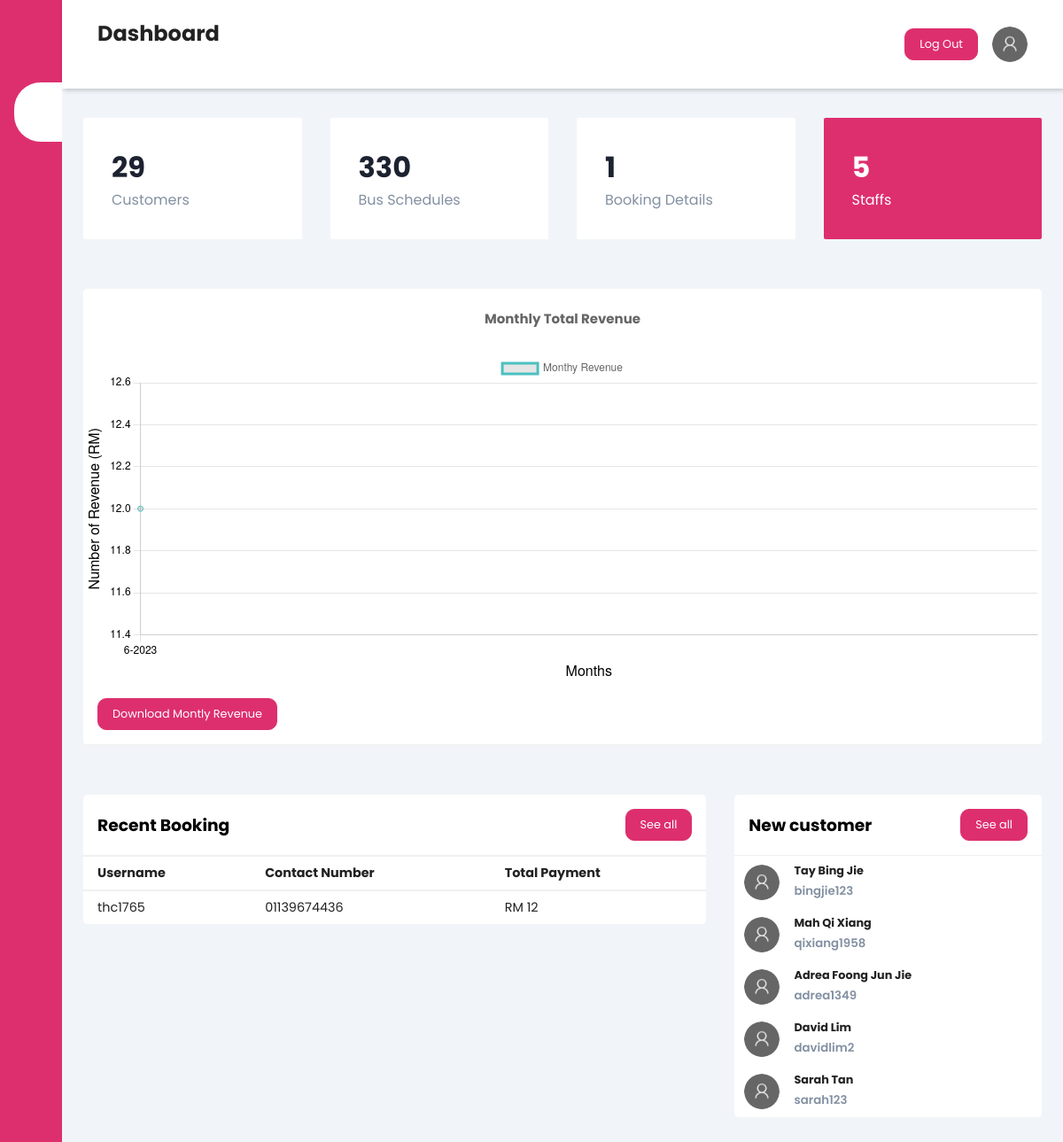
Screenshot of /admin/dashboard.php with the database file from the repository.
### tables this page shows
CREATE TABLE `payment` (
  `payment_id` int(11) NOT NULL,
  `name_on_seat` varchar(100) NOT NULL,
  `bus_seat_no` varchar(100) NOT NULL,
  `total_pay` float NOT NULL,
  `name_on_card` varchar(100) NOT NULL,
  `payment_method` varchar(100) NOT NULL,
  `card_number` varchar(100) NOT NULL,
  `expiration_date` varchar(100) NOT NULL,
  `cvv` varchar(100) NOT NULL,
  `contact_no` varchar(100) NOT NULL,
  `email_address` varchar(100) NOT NULL,
  `booking_no` varchar(100) NOT NULL,
  `payment_date` datetime NOT NULL,
  `return_status` int(1) NOT NULL COMMENT '1 = return, 0 = departure',
  `user_id` int(11) NOT NULL,
  `bus_schedule_id` int(11) NOT NULL
);

CREATE TABLE `user` (
  `user_id` int(11) NOT NULL,
  `user_fullname` varchar(100) NOT NULL,
  `user_contact_no` varchar(100) NOT NULL,
  `user_email_address` varchar(100) NOT NULL,
  `username` varchar(100) NOT NULL,
  `user_password` varchar(100) NOT NULL,
  `user_pic` varchar(100) NOT NULL
);

### admin/dashboard.php (the view, shortened to what this page needs)
<!DOCTYPE html>
<html lang="en">
<head>
    <link rel="stylesheet" href="https://maxst.icons8.com/vue-static/landings/line-awesome/line-awesome/1.3.0/css/line-awesome.min.css">
    <link rel="stylesheet" href="css/Default style.css?v=1">
    <link rel="stylesheet" href="css/style 2.css?v=1">
    <link rel="stylesheet" href="css/style 3.css?v=1">
</head>
<?php require_once $_SERVER['DOCUMENT_ROOT'] . '/FYP/dbconnect.php'; ?>
<?php
    $get_cus = "SELECT user_id, user_fullname, username, user_email_address FROM user";
    $run_cus = mysqli_query($conn,$get_cus);
    $cus_num = mysqli_num_rows($run_cus);
    $get_last_cus = "SELECT user_id, user_fullname, username, user_email_address, user_contact_no, user_pic FROM user ORDER BY user_id DESC LIMIT 5";
    $run_last_cus = mysqli_query($conn,$get_last_cus);
    $get_schedule = "SELECT * FROM bus_schedule";
    $run_schedule = mysqli_query($conn,$get_schedule);
    $schedule_num = mysqli_num_rows($run_schedule);
    $get_booking = "SELECT * FROM payment";
    $run_booking = mysqli_query($conn,$get_booking);
    $booking_num = mysqli_num_rows($run_booking);
    $get_last_booking = "SELECT * FROM payment ORDER BY payment_id DESC LIMIT 5";
    $run_last_booking = mysqli_query($conn,$get_last_booking);
    $get_admin = "SELECT admin_id, admin_fullname, admin_username, admin_level FROM admin";
    $run_admin = mysqli_query($conn,$get_admin);
    $staff_num = mysqli_num_rows($run_admin);
    $query_graph = "SELECT YEAR(payment_date) AS payment_year, MONTH(payment_date) AS payment_month, SUM(total_pay) AS total_payment
    FROM payment
    GROUP BY payment_year, payment_month
    ORDER BY payment_year, payment_month ASC";
    $result_graph = $conn->query($query_graph);
    while ($row_graph = $result_graph->fetch_assoc()) {
        $month = $row_graph['payment_month'];
        $year = $row_graph['payment_year'];
        $totalPayment = $row_graph['total_payment'];
        $monthYear = $month . '-' . $year;
        $month_graph[] = $monthYear;
        $total_graph[] = $totalPayment;
    }
?>
<body>
    <?php include('sidebar.php') ?>
        <main>
            <div class="cards">
                <div class="card-single">
                    <div>
                        <a href="customer.php">
                            <h1><?php echo $cus_num ?></h1>
                            <span>Customers</span>
                        </a>
                    </div>
                </div>
                <div class="card-single">
                    <div>
                        <a href="bus schedule.php">
                            <h1><?php echo $schedule_num ?></h1>
                            <span>Bus Schedules</span>
                        </a>
                    </div>
                </div>
                <div class="card-single">
                    <div>
                        <a href="booking detail.php">
                            <h1><?php echo $booking_num ?></h1>
                            <span>Booking Details</span>
                        </a>
                    </div>
                </div>
                <div class="card-single">
                    <div>
                        <a href="../admin/staff.php">
                            <h1><?php echo $staff_num ?></h1>
                            <span>Staffs</span>
                        </a>
                    </div>
                </div>
            </div>
            <div class="card">
                <div class="grid-graph">
                    <canvas id="myChart" style="height: 430px;"></canvas>
                </div>
                <div class="card-header">
                    <a href="print montly.php"><button >Download Montly Revenue</button></a>
                </div>
            </div>
            <div class="recent-grid">
                <div class="projects">
                    <div class="card">
                        <div class="card-header">
                            <h3>Recent Booking</h3>
                            <a href="booking detail.php"><button>See all <span class="las la-arrow-right"></span>
                            </button></a>
                        </div>
                        <div class="card-body">
                            <div class="table-responsive">
                                <table width="100%">
                                    <thead>
                                        <tr>
                                            <td>Username</td>
                                            <td>Contact Number</td>
                                            <td>Total Payment</td>
                                        </tr>
                                    </thead>
                                    <tbody>
                                        <?php
                                        while($row_last_booking = mysqli_fetch_assoc($run_last_booking))
                                        {
                                            $total = $row_last_booking['total_pay'];
                                            $contact_num = $row_last_booking['contact_no'];
                                            $user_id = $row_last_booking['user_id'];
                                            $get_booking_user = "SELECT * FROM user WHERE user_id= $user_id";
                                            $run_booking_user = mysqli_query($conn,$get_booking_user);
                                            $row_booking_user = mysqli_fetch_assoc($run_booking_user);
                                            $username = $row_booking_user['username'];
                                        ?>
                                        <tr>
                                            <td><?php echo $username ?></td>
                                            <td><?php echo $contact_num ?></td>
                                            <td>RM <?php echo $total ?></td>
                                        </tr>
                                        <?php
                                        }
                                        ?>
                                    </tbody>
                                </table>
                            </div>
                        </div>
                    </div>
                </div>
                <div class="customers">
                    <div class="card">
                        <div class="card-header">
                            <h3>New customer</h3>
                            <button onclick="GO_cus()">See all <span class="las la-arrow-right"></span>
                            </button>
                        </div>
                        <div class="card-body">
                            <?php
                            while($row_last_cus = mysqli_fetch_assoc($run_last_cus))
                            {
                                $fullname = $row_last_cus['user_fullname'];
                                $usr_username = $row_last_cus['username'];
                                if($row_last_cus['user_pic'] == NULL) {
                                    $usr_picture = "default picture.png";
                                } else {
                                    $usr_picture = $row_last_cus['user_pic'];
                                }
                             ?>
                            <div class="customer">
                                <div class="info">
                                    <img src="pictures/<?php echo $usr_picture ?>" width="40px" height="40px" alt="">
                                    <div>
                                        <h4><?php echo $fullname ?></h4>
                                        <small><?php echo $usr_username ?></small>
                                    </div>
                                </div>
                                <div class="contact">
                                </div>
                            </div>
                            <?php
                            }
                            ?>
                        </div>
                </div>
            </div>
        </main>
    </div>
</body>
</html>
<script>
    // <block:setup:1>
    const labels = <?php echo json_encode($month_graph) ?>;
    const data = {
      labels: labels,
      datasets: [{
        label: 'Monthy Revenue',
        data: <?php echo json_encode($total_graph) ?>,
        fill: true,
        borderColor: 'rgb(75, 192, 192)',
        tension: 0.1
      }]
    };
    // </block:setup>
    // <block:config:0>
    const config = {
      type: 'line',
      data: data,
      options: {
        maintainAspectRatio: false,
        plugins: {
            title: {
                display: true,
                text: 'Monthly Total Revenue',
                padding: {
                    top: 10,
                    bottom: 30
                },
                font: {
                        size: 15,
                        weight: 'bold',
                        family: 'Poppins'
                    }
            }
        },
        scales: {
          x: {
            display: true,
            title: {
              display: true,
              text: 'Months',
              color: '#000',
              font: {
                size: 16
              }
            },
            ticks: {
              color: '#000'
            }
          },
          y: {
            display: true,
            title: {
              display: true,
              text: 'Number of Revenue (RM)',
              color: '#000',
              font: {
                size: 16
              }
            },
            ticks: {
              color: '#000'
            }
          }
        }
      }
    };
    // </block:config>
    // <block:config:1>
    const myChart = new Chart(document.getElementById('myChart'), config);
    // </block:config>
  </script>

### admin/css/Default style.css (style rules this page uses)
:root { --main-color: #DD2F6E; --color-dark: #1D2231; --text-grey: #8390A2; --hover-card: #0080FE; --button-grey: #c0c0c0; --button-green: green; --button-red: red; }
* { padding: 0; margin: 0; box-sizing: border-box; list-style-type: none; text-decoration: none; font-family: 'Poppins', sans-serif; }
main { margin-top: 85px; padding: 2rem 1.5rem; background: #f1f5f9; min-height: calc(100vh - 90px); }
.cards { display: grid; grid-template-columns: repeat(4, 1fr); grid-gap: 2rem; margin-top: 1rem; }
.card-single { display: flex; justify-content: space-between; background: #fff; padding: 2rem; border-radius: 2px; }
.card-single a h1 { color: var(--color-dark); }
.card-single div:first-child span { color: var(--text-grey); }
.card-single:last-child { background: var(--main-color); }
.card-single:last-child h1, .card-single:last-child div:first-child span, .card-single:last-child div:last-child span { color: #fff; }
.grid-graph { display: grid; margin-top: 3.5rem; grid-gap: 2rem; grid-template-columns: 100% auto; }
#myChart { display: grid !important; margin-top: 1rem; grid-gap: 2rem; grid-template-columns: 100% auto; }

### admin/css/style 2.css (style rules this page uses)
.recent-grid { margin-top: 3.5rem; display: grid; grid-gap: 2rem; grid-template-columns: 65% auto; }
.card { background: #fff; border-radius: 5px; }
.card-header { padding: 1rem; }
.card-header { display: flex; justify-content: space-between; align-items: center; border-bottom: 1px solid #f0f0f0; }
.card-header button, .custom-file-upload, input[type="submit"], input[type="button"], .pagination-class a { background: var(--main-color); border-radius: 10px; color: #fff; font-size: .8rem; padding: .5rem 1rem; border: 1px solid var(--main-color); }
table { border-collapse: collapse; }
thead tr { border-top: 1px solid #f0f0f0; border-bottom: 2px solid #f0f0f0; }
thead td { font-weight: 700; }
td { padding: .5rem 1rem; font-size: .9rem; color: #222; }
tr td:last-child { display: flex; align-items: center; }
.table-responsive { width: 100%; overflow-x: auto; }
.customer { display: flex; justify-content: space-between; align-items: center; padding: .5rem .7rem; }
.info { display: flex; align-items: center; }
.info img { border-radius: 50%; margin-right: 1rem; }
.info h4 { font-size: .8rem; font-weight: 700; color: #222; }
.info small { font-weight: 600; color: var(--text-grey); }

### rows the page displays
payment: user.username "thc1765", contact_no "01139674436", total_pay "12"
user: user_pic (placeholder picture), user_fullname "Tay Bing Jie", username "bingjie123"
user: user_pic (placeholder picture), user_fullname "Mah Qi Xiang", username "qixiang1958"
user: user_pic (placeholder picture), user_fullname "Adrea Foong Jun Jie", username "adrea1349"
user: user_pic (placeholder picture), user_fullname "David Lim", username "davidlim2"
user: user_pic (placeholder picture), user_fullname "Sarah Tan", username "sarah123"

### other values shown
$title "Dashboard"
$cus_num "29"
$schedule_num "330"
$booking_num "1"
$staff_num "5"
chart data {{ json_encode($month_graph) }} ["6-2023"]
chart data {{ json_encode($total_graph) }} ["12"]
